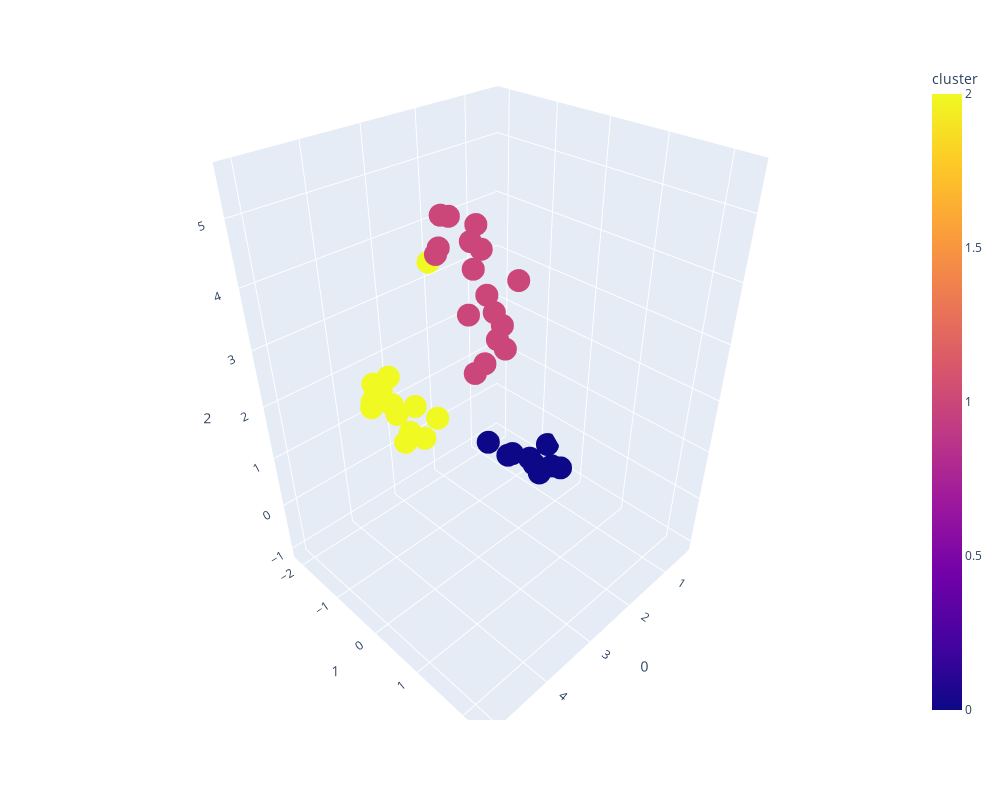

The cell this chart's notebook holds for it:
### Code cell
vizualize_3d_clusters(clustering_dataset)

### Figure 1 — Plotly figure (JSON) as saved in the notebook; plotly's stock layout.template omitted (floating-point values rounded to 4 significant figures)
{"data": [{"hovertemplate": "0=%{x}<br>1=%{y}<br>2=%{z}<br>cluster=%{marker.color}<extra></extra>", "legendgroup": "", "marker": {"color": [2, 2, 2, 2, 1, 0, 1, 1, 0, 0, 1, 1, 0, 1, 2, 0, 0, 1, 2, 1, 1, 2, 1, 2, 1, 2, 2, 1, 1, 0, 2, 1, 1, 0, 1, 2, 2, 0, 1, 2], "coloraxis": "coloraxis", "symbol": "circle"}, "mode": "markers", "name": "", "scene": "scene", "showlegend": false, "x": [3.663, 3.03, 3.652, 3.294, 5.1, 0.691, 4.956, 4.577, 0.4297, 1.432, 4.272, 4.081, 0.6111, 3.715, 3.544, 1.053, 0.4843, 4.806, 2.835, 3.599, 4.274, 3.314, 4.953, 2.279, 3.941, 3.775, 3.398, 3.999, 4.018, 0.9256, 2.924, 3.751, 4.349, 0.9486, 4.261, 3.584, 3.502, 1.012, 3.942, 2.627], "y": [-0.1594, -1.956, -1.779, -1.423, 2.334, -0.8348, 1.96, 2.102, -0.7427, -1.347, 0.705, 1.446, -0.2416, 0.1096, -1.4, -1.078, -0.5611, 2.28, -1.873, 0.7468, 1.525, -1.683, 2.042, -1.774, 1.679, -1.364, -2.118, 1.028, 0.5198, -0.4913, -1.37, 0.3574, 1.763, -0.7291, 1.267, -1.557, -1.894, -1.234, 1.02, -1.953], "z": [4.57, 0.8527, 1.413, 0.6929, 4.854, -1.005, 5.183, 4.684, -0.6115, -0.328, 5.176, 4.652, -0.7858, 4.874, 2.144, -0.667, -1.01, 5.136, 0.3953, 5.029, 4.975, 1.351, 4.531, 0.465, 5.086, 1.942, 1.241, 5.011, 5.512, -0.8717, 0.6007, 5.371, 4.55, -0.6377, 5.512, 1.877, 1.749, -0.826, 5.53, 0.8132], "type": "scatter3d"}], "layout": {"scene": {"domain": {"x": [0.0, 1.0], "y": [0.0, 1.0]}, "xaxis": {"title": {"text": "0"}}, "yaxis": {"title": {"text": "1"}}, "zaxis": {"title": {"text": "2"}}}, "coloraxis": {"colorbar": {"title": {"text": "cluster"}}, "colorscale": [[0.0, "#0d0887"], [0.1111, "#46039f"], [0.2222, "#7201a8"], [0.3333, "#9c179e"], [0.4444, "#bd3786"], [0.5556, "#d8576b"], [0.6667, "#ed7953"], [0.7778, "#fb9f3a"], [0.8889, "#fdca26"], [1.0, "#f0f921"]]}, "legend": {"tracegroupgap": 0}, "margin": {"t": 60}, "width": 1000, "height": 800}}
